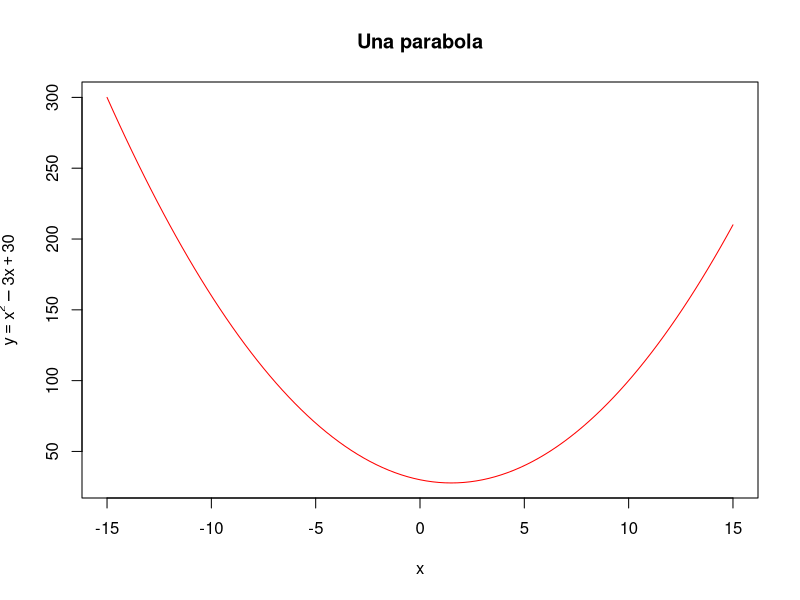
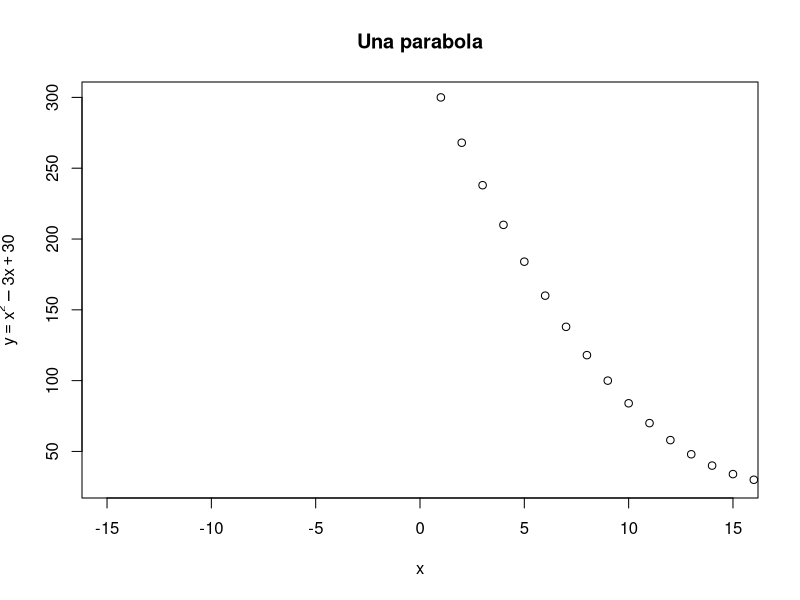
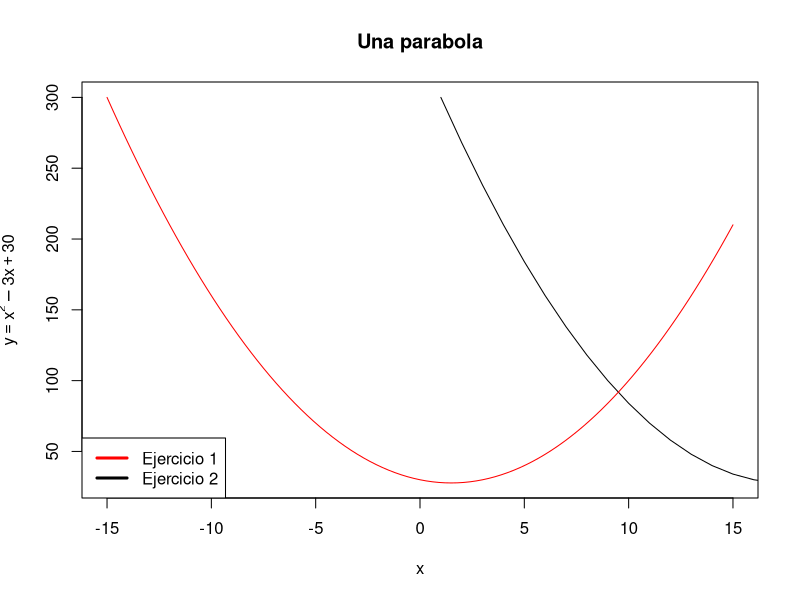
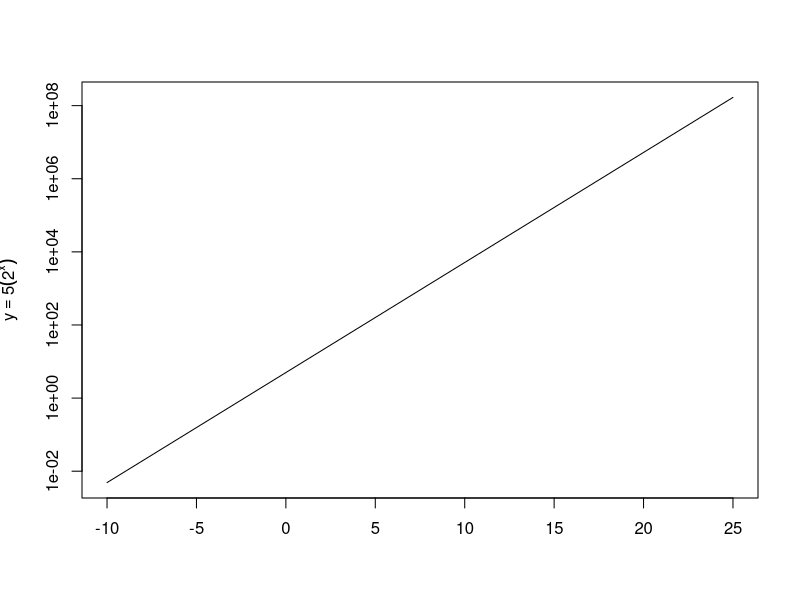
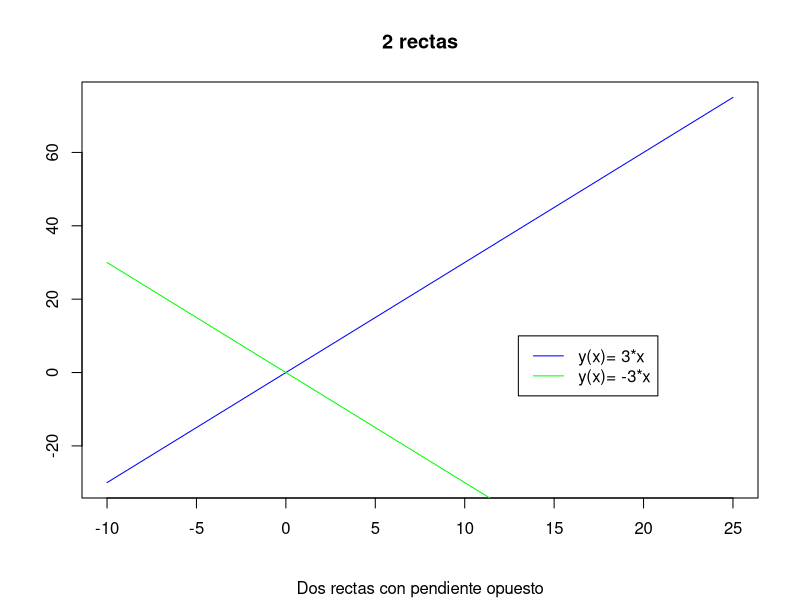
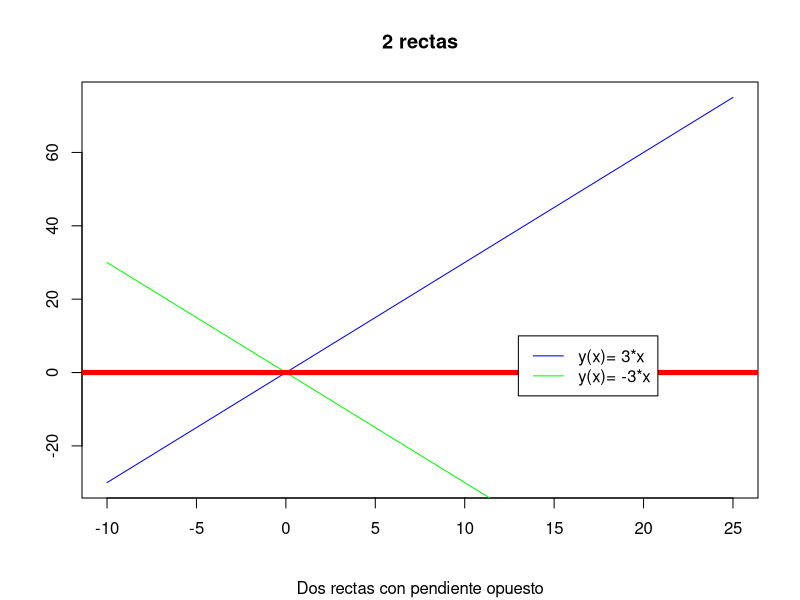
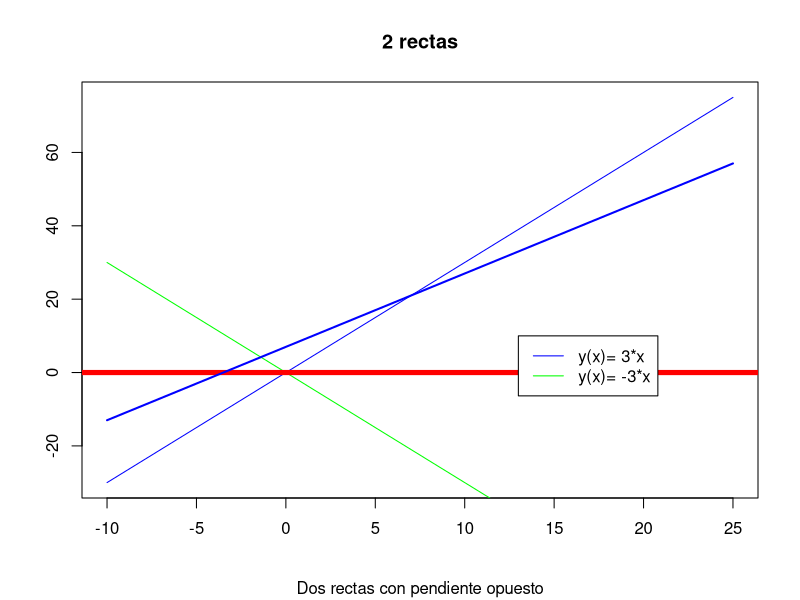

These figures' R source, in order:
## ---- chunk 1
knitr::opts_chunk$set(echo = TRUE)
## ---- chunk 2
plot(c(-15:15),(c(-15:15)^2-3*c(-15:15)+30),
     type = "n",
     main = "Una parabola",
     xlab = expression(x),
     ylab = (expression(y==x^2-3*x+30)))
curve(x^2-3*x+30, add = TRUE, col = "red")
## ---- chunk 3
I = c(-15:15)
y = f = function(x){x^2-3*x+30}

plot(y(I),
     main = "Una parabola",
     xlab = expression(x),
     ylab = (expression(y==x^2-3*x+30)),
     xlim = c(-15,15)) 
## ---- chunk 4
I = c(-15:15)
y = f = function(x){x^2-3*x+30}

plot(y(I),
     main = "Una parabola",
     xlab = expression(x),
     ylab = (expression(y==x^2-3*x+30)),
     xlim = c(-15,15),
     type = "l")
curve(x^2-3*x+30, from = -15, to = 15, add = TRUE, col = "red")
legend("bottomleft",col=c("red","black"),legend=c("Ejercicio 1","Ejercicio 2"),
lwd=3, bty="l")

## ---- chunk 5
y = function(x){
  5*2^x
}
x = c(-10:25)
plot(x,y(x),
     type = "n",
     ylab = expression(y==5*(2^x)),
     xlab = "",
     log = "y")
curve(5*2^x, form = -10, to = 25, add = TRUE)

## ---- chunk 6
y_1 = function(x){
  3*x
}
y_2 = function(x){
  -3*x
x = (c(-10:20))
}
plot(x,y_1(x), 
     type = "n", 
     xlim = c(-10,25),
     xlab = "",
     ylab = "",
     main = "2 rectas",
     sub = "Dos rectas con pendiente opuesto")
legend(x = 13, y = 10,col=c("blue","green"), legend=c("y(x)= 3*x","y(x)= -3*x"), 
       lwd=1, bty="l")
curve(3*x, add = TRUE, col = "blue")
curve(-3*x, add = TRUE, col = "green")

## ---- chunk 7
y_1 = function(x){
  3*x
}
y_2 = function(x){
  -3*x
x = (c(-10:20))
}
plot(x,y_1(x), 
     type = "n", 
     xlim = c(-10,25),
     xlab = "",
     ylab = "",
     main = "2 rectas",
     sub = "Dos rectas con pendiente opuesto")
curve(3*x, add = TRUE, col = "blue")
curve(-3*x, add = TRUE, col = "green")
abline (h = 0, lwd = 5, col = "red")
legend(x = 13, y = 10,col=c("blue","green"), legend=c("y(x)= 3*x","y(x)= -3*x"), 
       lwd=1, bty="l")
## ---- chunk 8
y_1 = function(x){
  3*x
}
y_2 = function(x){
  -3*x
x = (c(-10:20))
}
plot(x,y_1(x), 
     type = "n", 
     xlim = c(-10,25),
     xlab = "",
     ylab = "",
     main = "2 rectas",
     sub = "Dos rectas con pendiente opuesto")
curve(3*x, add = TRUE, col = "blue")
curve(-3*x, add = TRUE, col = "green")
abline (h = 0, lwd = 5, col = "red")
lines(x,2*x+7,col="blue",lwd=2)
legend(x = 13, y = 10,col=c("blue","green"), legend=c("y(x)= 3*x","y(x)= -3*x"), 
       lwd=1, bty="l")
